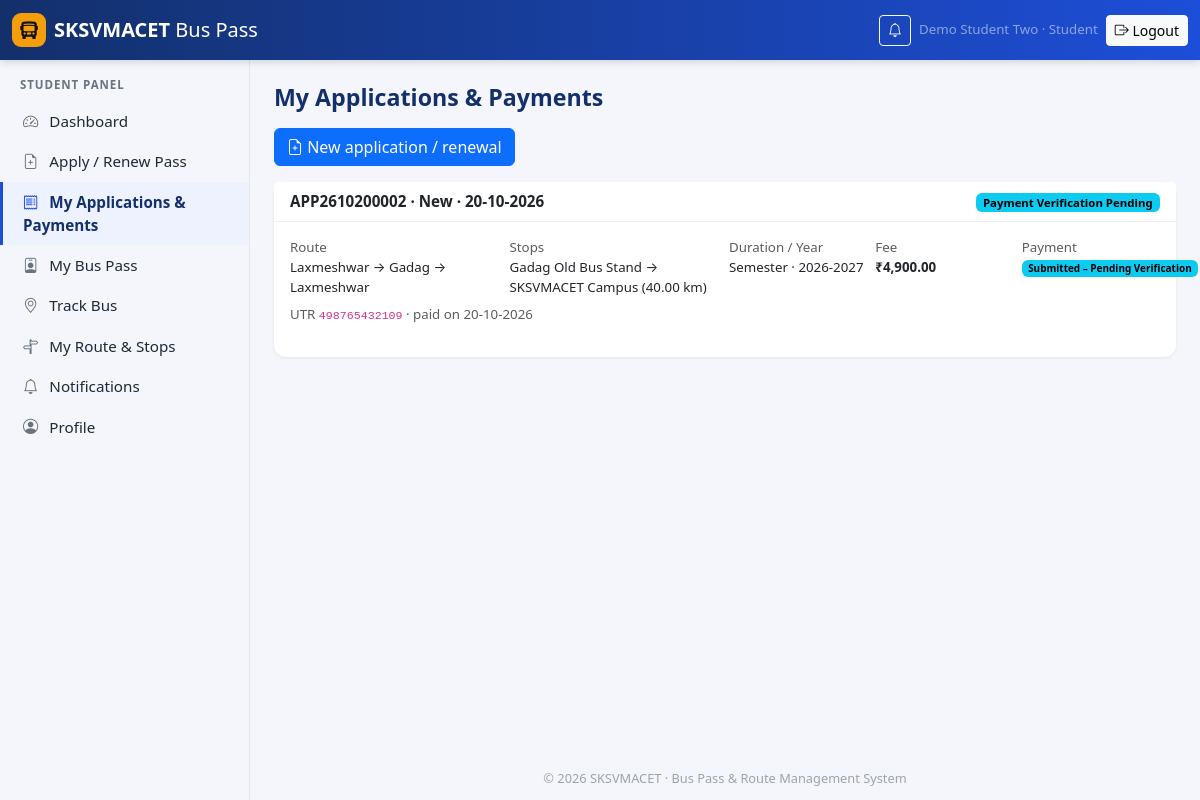
The app's page /student/applications.php (signed in) with its own data.
### tables this page shows
CREATE TABLE users (
    id              INT UNSIGNED AUTO_INCREMENT PRIMARY KEY,
    role            ENUM('student','driver','admin') NOT NULL,
    email           VARCHAR(150) NOT NULL,
    username        VARCHAR(60)  NULL,
    password_hash   VARCHAR(255) NOT NULL,
    full_name       VARCHAR(120) NOT NULL,
    phone           VARCHAR(15)  NULL,
    status          ENUM('active','inactive') NOT NULL DEFAULT 'active',
    last_login_at   DATETIME NULL,
    created_at      DATETIME NOT NULL DEFAULT CURRENT_TIMESTAMP,
    updated_at      DATETIME NOT NULL DEFAULT CURRENT_TIMESTAMP ON UPDATE CURRENT_TIMESTAMP,
    UNIQUE KEY uq_users_email (email),
    UNIQUE KEY uq_users_username (username),
    KEY idx_users_role (role, status)
);

CREATE TABLE bus_pass_applications (
    id                   INT UNSIGNED AUTO_INCREMENT PRIMARY KEY,
    application_no       VARCHAR(20) NOT NULL,
    student_id           INT UNSIGNED NOT NULL,
    route_id             INT UNSIGNED NOT NULL,
    boarding_stop_id     INT UNSIGNED NOT NULL,
    destination_stop_id  INT UNSIGNED NOT NULL,
    academic_year        VARCHAR(9) NOT NULL,
    duration             ENUM('semester','annual','monthly') NOT NULL,
    distance_km          DECIMAL(7,2) NOT NULL,
    fee_amount           DECIMAL(10,2) NOT NULL,
    application_type     ENUM('new','renewal') NOT NULL DEFAULT 'new',
    previous_pass_id     INT UNSIGNED NULL,
    status               ENUM('payment_pending','payment_submitted','pending_approval',
                              'approved','rejected','cancelled') NOT NULL DEFAULT 'payment_pending',
    admin_remarks        VARCHAR(255) NULL,
    reviewed_by          INT UNSIGNED NULL,
    reviewed_at          DATETIME NULL,
    created_at           DATETIME NOT NULL DEFAULT CURRENT_TIMESTAMP,
    updated_at           DATETIME NOT NULL DEFAULT CURRENT_TIMESTAMP ON UPDATE CURRENT_TIMESTAMP,
    UNIQUE KEY uq_app_no (application_no),
    KEY idx_app_status (status),
    KEY idx_app_student (student_id, status),
    CONSTRAINT fk_app_student  FOREIGN KEY (student_id) REFERENCES students(id) ON DELETE CASCADE,
    CONSTRAINT fk_app_route    FOREIGN KEY (route_id) REFERENCES routes(id),
    CONSTRAINT fk_app_board    FOREIGN KEY (boarding_stop_id) REFERENCES bus_stops(id),
    CONSTRAINT fk_app_dest     FOREIGN KEY (destination_stop_id) REFERENCES bus_stops(id),
    CONSTRAINT fk_app_reviewer FOREIGN KEY (reviewed_by) REFERENCES users(id) ON DELETE SET NULL
);

CREATE TABLE routes (
    id             INT UNSIGNED AUTO_INCREMENT PRIMARY KEY,
    route_code     VARCHAR(20)  NOT NULL,
    name           VARCHAR(120) NOT NULL,
    origin         VARCHAR(80)  NOT NULL,
    destination    VARCHAR(80)  NOT NULL,
    is_round_trip  TINYINT(1)   NOT NULL DEFAULT 1,
    description    VARCHAR(255) NULL,
    status         ENUM('active','inactive') NOT NULL DEFAULT 'active',
    created_at     DATETIME NOT NULL DEFAULT CURRENT_TIMESTAMP,
    updated_at     DATETIME NOT NULL DEFAULT CURRENT_TIMESTAMP ON UPDATE CURRENT_TIMESTAMP,
    UNIQUE KEY uq_routes_code (route_code)
);

CREATE TABLE payments (
    id                     INT UNSIGNED AUTO_INCREMENT PRIMARY KEY,
    student_id             INT UNSIGNED NOT NULL,
    application_id         INT UNSIGNED NOT NULL,
    amount                 DECIMAL(10,2) NOT NULL,
    payment_method         VARCHAR(20) NOT NULL DEFAULT 'UPI',
    transaction_reference  VARCHAR(30) NULL,             
    payment_screenshot     VARCHAR(80) NULL,             
    payment_date           DATE NULL,
    status                 ENUM('pending','submitted','verified','rejected') NOT NULL DEFAULT 'pending',
    rejection_reason       VARCHAR(255) NULL,
    submitted_at           DATETIME NULL,
    verified_by            INT UNSIGNED NULL,
    verified_at            DATETIME NULL,
    created_at             DATETIME NOT NULL DEFAULT CURRENT_TIMESTAMP,
    updated_at             DATETIME NOT NULL DEFAULT CURRENT_TIMESTAMP ON UPDATE CURRENT_TIMESTAMP,
    UNIQUE KEY uq_pay_application (application_id),
    UNIQUE KEY uq_pay_utr (transaction_reference),
    KEY idx_pay_status (status),
    CONSTRAINT fk_pay_student FOREIGN KEY (student_id) REFERENCES students(id) ON DELETE CASCADE,
    CONSTRAINT fk_pay_app     FOREIGN KEY (application_id) REFERENCES bus_pass_applications(id) ON DELETE CASCADE,
    CONSTRAINT fk_pay_admin   FOREIGN KEY (verified_by) REFERENCES users(id) ON DELETE SET NULL
);

### config/auth.php (called while the page is built, shortened)
<?php
function dashboard_url(string $role): string
{
    return url($role . '/dashboard.php');
}
function current_user(): ?array
{
    static $user = false;
    if ($user !== false) {
        return $user;
    }
    $id = $_SESSION['user_id'] ?? null;
    $row = q_one('SELECT id, role, email, username, full_name, phone, status FROM users WHERE id = ?', [$id]);
    $user = $row;
    return $user;
}
function current_student(): ?array
{
    static $s = false;
    if ($s === false) {
        $u = current_user();
        $s = ($u && $u['role'] === 'student')
            ? q_one('SELECT * FROM students WHERE user_id = ?', [$u['id']])
            : null;
    }
    return $s;
}
function require_role(string ...$roles): array
{
    $user = current_user();
    return $user;
}

### config/database.php (called while the page is built, shortened)
<?php
function db(): PDO
{
    static $pdo = null;
    if ($pdo instanceof PDO) {
        return $pdo;
    }
    $dsn = sprintf(
        'mysql:host=%s;port=%d;dbname=%s;charset=utf8mb4',
        config('db.host'),
        config('db.port'),
        config('db.name')
    );
    $pdo = new PDO($dsn, config('db.user'), config('db.pass'), [
        PDO::ATTR_ERRMODE            => PDO::ERRMODE_EXCEPTION,
        PDO::ATTR_DEFAULT_FETCH_MODE => PDO::FETCH_ASSOC,
        PDO::ATTR_EMULATE_PREPARES   => false,
        PDO::ATTR_STRINGIFY_FETCHES  => false,
    ]);
    $offset = (new DateTime('now'))->format('P');
    $pdo->exec("SET time_zone = '" . $offset . "'");
    return $pdo;
}
function q(string $sql, array $params = []): PDOStatement
{
    $stmt = db()->prepare($sql);
    $stmt->execute($params);
    return $stmt;
}
function q_one(string $sql, array $params = []): ?array
{
    $row = q($sql, $params)->fetch();
    return $row === false ? null : $row;
}
function q_all(string $sql, array $params = []): array
{
    return q($sql, $params)->fetchAll();
}

### config/config.php (called while the page is built, shortened)
<?php
function env(string $key, ?string $default = null): ?string
{
    static $vars = null;
    if ($vars === null) {
        $vars = [];
        $file = APP_ROOT . '/.env';
    }
    return array_key_exists($key, $vars) ? $vars[$key] : $default;
}
function env_bool(string $key, bool $default = false): bool
{
    $v = env($key);
    if ($v === null) {
        return $default;
    }
    return in_array(strtolower($v), ['1', 'true', 'yes', 'on'], true);
}
function config(string $key): mixed
{
    static $cfg = null;
    if ($cfg === null) {
        $cfg = [
            'app.name'        => env('APP_NAME', 'SKSVMACET Bus Pass & Route Management'),
            'app.college'     => env('APP_COLLEGE', 'SKSVMACET'),
            'app.env'         => env('APP_ENV', 'development'),
            'app.debug'       => env_bool('APP_DEBUG', false),
            'app.url'         => rtrim((string) env('APP_URL', ''), '/'),
            'app.timezone'    => env('APP_TIMEZONE', 'Asia/Kolkata'),
            'app.env_loaded'  => is_readable(APP_ROOT . '/.env'),
            'db.host'         => env('DB_HOST', '127.0.0.1'),
            'db.port'         => (int) env('DB_PORT', '3306'),
            'db.name'         => env('DB_NAME', 'sksvmacet_buspass'),
            'db.user'         => env('DB_USER', 'root'),
            'db.pass'         => env('DB_PASS', ''),
            'session.name'          => env('SESSION_NAME', 'SKSVM_SESSID'),
            'session.idle_minutes'  => (int) env('SESSION_IDLE_MINUTES', '30'),
            'session.absolute_hours'=> (int) env('SESSION_ABSOLUTE_HOURS', '8'),
            'security.force_https'  => env_bool('FORCE_HTTPS', false),
        ];
    }
    return $cfg[$key];
}

### src/services/settings.php (called while the page is built, shortened)
<?php
function setting(string $key, ?string $default = null): ?string
{
    static $cache = null;
    if ($cache === null) {
        $cache = [];
        foreach (q_all('SELECT setting_key, setting_value FROM settings') as $r) {
            $cache[$r['setting_key']] = $r['setting_value'];
        }
    }
    $v = $cache[$key] ?? null;
    if ($v === null || $v === '') {
        return $default ?? (SETTING_DEFAULTS[$key] ?? null);
    }
    return $v;
}
function college_name(): string
{
    return (string) setting('college_name', config('app.college'));
}

### src/services/passes.php (called while the page is built, shortened)
<?php
function expire_passes(): void
{
    $today = date('Y-m-d');
    if (setting('passes_expired_on', '') === $today) {
        return;
    }
}

### src/bootstrap.php (called while the page is built, shortened)
<?php
require __DIR__ . '/../config/config.php';
require __DIR__ . '/../config/database.php';
require __DIR__ . '/helpers.php';
require __DIR__ . '/../config/auth.php';
require __DIR__ . '/services/settings.php';
require __DIR__ . '/services/passes.php';
require __DIR__ . '/views/layout.php';
expire_passes();

### public/student/applications.php (the view, shortened to what this page needs)
<?php
require __DIR__ . '/../../src/bootstrap.php';
require_role('student');
$student = current_student();
$apps = q_all('SELECT a.*, r.name AS route_name, bs.name AS boarding, ds.name AS destination,
                      p.status AS payment_status, p.transaction_reference, p.payment_date, p.rejection_reason, p.id AS payment_id,
                      p.payment_screenshot, bp.pass_number
               FROM bus_pass_applications a
               JOIN routes r ON r.id = a.route_id
               JOIN bus_stops bs ON bs.id = a.boarding_stop_id
               JOIN bus_stops ds ON ds.id = a.destination_stop_id
               LEFT JOIN payments p ON p.application_id = a.id
               LEFT JOIN bus_passes bp ON bp.application_id = a.id
               WHERE a.student_id = ? ORDER BY a.id DESC', [$student['id']]);
page_header('My Applications & Payments', 'applications.php');
?>
<div class="mb-3"><a class="btn btn-primary" href="<?= e(url('student/apply.php')) ?>"><i class="bi bi-file-earmark-plus"></i> New application / renewal</a></div>
<?php foreach ($apps as $a): ?>
<div class="card mb-3">
  <div class="card-header d-flex flex-wrap justify-content-between gap-2">
    <span><?= e($a['application_no']) ?> · <?= e(ucfirst($a['application_type'])) ?> · <?= e(fmt_date($a['created_at'])) ?></span>
    <span><?= status_badge($a['status']) ?> <?= $a['application_type'] === 'renewal' && in_array($a['status'], ['payment_pending', 'payment_submitted', 'pending_approval'], true) ? '<span class="badge text-bg-dark">Renewal Pending</span>' : '' ?></span>
  </div>
  <div class="card-body">
    <div class="row small g-2">
      <div class="col-md-3"><div class="text-muted">Route</div><?= e($a['route_name']) ?></div>
      <div class="col-md-3"><div class="text-muted">Stops</div><?= e($a['boarding'] . ' → ' . $a['destination']) ?> (<?= e($a['distance_km']) ?> km)</div>
      <div class="col-md-2"><div class="text-muted">Duration / Year</div><?= e(ucfirst($a['duration'])) ?> · <?= e($a['academic_year']) ?></div>
      <div class="col-md-2"><div class="text-muted">Fee</div><strong><?= e(money($a['fee_amount'])) ?></strong></div>
      <div class="col-md-2"><div class="text-muted">Payment</div><?= status_badge($a['payment_status']) ?></div>
    </div>
    <?php if ($a['transaction_reference']): ?>
      <div class="small mt-2 text-muted">UTR <code><?= e($a['transaction_reference']) ?></code> · paid on <?= e(fmt_date($a['payment_date'])) ?>
        <?php if ($a['payment_screenshot']): ?> · <a href="<?= e(url('file.php?type=payment&id=' . $a['payment_id'])) ?>" target="_blank" rel="noopener">screenshot</a><?php endif; ?></div>
    <?php endif; ?>
  </div>
</div>
<?php endforeach; ?>
<?php page_footer();

### src/views/layout.php (shortened to what this page needs)
<?php
function render_head(string $title, array $styles = []): void
{
    ?><!doctype html>
<html lang="en">
<head>
<link rel="stylesheet" href="<?= e(asset('vendor/bootstrap/bootstrap.min.css')) ?>">
<link rel="stylesheet" href="<?= e(asset('vendor/bootstrap-icons/bootstrap-icons.min.css')) ?>">
<link rel="stylesheet" href="<?= e(asset('css/app.css')) ?>">
</head>
<?php
}
function page_header(string $title, string $active = '', array $styles = []): void
{
    $user = current_user();
    $role = $user['role'] ?? null;
    render_head($title, $styles);
    ?>
<body class="panel role-<?= e($role ?? 'guest') ?>">
<nav class="navbar navbar-dark topbar sticky-top">
  <div class="container-fluid">
    <div class="d-flex align-items-center gap-2">
      <a class="navbar-brand d-flex align-items-center gap-2" href="<?= e($role ? dashboard_url($role) : url('index.php')) ?>">
        <span class="brand-mark"><i class="bi bi-bus-front-fill"></i></span>
        <span><strong><?= e(college_name()) ?></strong> <span class="d-none d-sm-inline fw-light">Bus Pass</span></span>
      </a>
    </div>
    <?php if ($user): ?>
    <div class="d-flex align-items-center gap-2">
      <a class="btn btn-sm btn-outline-light position-relative" href="<?= e(url($role . '/notifications.php')) ?>" aria-label="Notifications">
        <i class="bi bi-bell"></i>
      </a>
      <span class="text-white-50 small d-none d-md-inline"><?= e($user['full_name']) ?> · <?= e(ucfirst($role)) ?></span>
      <form method="post" action="<?= e(url('logout.php')) ?>" class="m-0">
        <button class="btn btn-sm btn-light" type="submit"><i class="bi bi-box-arrow-right"></i><span class="d-none d-sm-inline"> Logout</span></button>
      </form>
    </div>
    <?php endif; ?>
  </div>
</nav>
<div class="d-flex">
  <?php if ($role): ?>
  <aside class="sidebar offcanvas-lg offcanvas-start" tabindex="-1" id="sidebar" aria-labelledby="sidebarLabel">
    <div class="offcanvas-body flex-column p-0">
      <div class="sidebar-role"><?= e(ucfirst($role)) ?> Panel</div>
      <ul class="nav flex-column">
        <?php foreach (NAV[$role] as [$file, $label, $icon]): ?>
        <li class="nav-item"><a class="nav-link<?= $file === $active ? ' active' : '' ?>" href="<?= e(url($role . '/' . $file)) ?>"><i class="bi bi-<?= e($icon) ?>"></i> <?= e($label) ?></a></li>
        <?php endforeach; ?>
      </ul>
    </div>
  </aside>
  <?php endif; ?>
  <main class="content flex-grow-1">
    <div class="container-fluid py-4 px-3 px-md-4">
      <h1 class="page-title"><?= e($title) ?></h1>
<?php
}
function page_footer(array $scripts = []): void
{
    ?>
    </div>
    <footer class="app-footer">© <?= date('Y') ?> <?= e(college_name()) ?> · Bus Pass &amp; Route Management System</footer>
  </main>
</div>
</body>
</html>
<?php
}
    ?>

### src/helpers.php (shortened to what this page needs)
<?php
function e(mixed $value): string
{
    return htmlspecialchars((string) ($value ?? ''), ENT_QUOTES | ENT_SUBSTITUTE, 'UTF-8');
}
function base_path(): string
{
    static $base = null;
    if ($base !== null) {
        return $base;
    }
    $script = str_replace('\\', '/', (string) ($_SERVER['SCRIPT_NAME'] ?? ''));
    $pos = strpos($script, '/public/');
    if ($pos !== false) {
        $base = substr($script, 0, $pos + 7);
    } else {
        $file = str_replace('\\', '/', (string) ($_SERVER['SCRIPT_FILENAME'] ?? ''));
        $pub  = str_replace('\\', '/', PUBLIC_PATH);
        $rel  = str_starts_with($file, $pub) ? substr($file, strlen($pub)) : $script;
        $base = rtrim(substr($script, 0, strlen($script) - strlen($rel)), '/');
    }
    return $base;
}
function url(string $path = ''): string
{
    return base_path() . '/' . ltrim($path, '/');
}
function asset(string $path): string
{
    $file = PUBLIC_PATH . '/assets/' . ltrim($path, '/');
    $v = is_file($file) ? '?v=' . filemtime($file) : '';
    return url('assets/' . ltrim($path, '/')) . $v;
}
function money(float|string|null $v): string
{
    return '₹' . number_format((float) $v, 2);
}
function fmt_date(?string $v, string $format = 'd-m-Y'): string
{
    return $v ? date($format, strtotime($v)) : '—';
}
function status_badge(?string $status): string
{
    [$label, $color] = STATUS_LABELS[$status ?? ''] ?? [ucwords(str_replace('_', ' ', (string) $status)), 'secondary'];
    return '<span class="badge text-bg-' . $color . '">' . e($label) . '</span>';
}

### records on screen
users: full_name "Demo Student Two", role "Student", role "STUDENT"
bus_pass_applications: application_no "APP2610200002", application_type "New", created_at "20-10-2026", label "Payment Verification Pending Submitted – Pending Verification", route.name "Laxmeshwar → Gadag → Laxmeshwar", destination "Gadag Old Bus Stand → SKSVMACET Campus", distance_km "40.00", duration "Semester", academic_year "2026-2027", fee_amount "₹4,900.00", payments.transaction_reference "498765432109", payments.payment_date "20-10-2026"

### other values on screen
college_name() "SKSVMACET"
$label "Dashboard"
$label "Apply / Renew Pass"
$label "My Applications & Payments"
$label "My Bus Pass"
$label "Track Bus"
$label "My Route & Stops"
$label "Notifications"
$label "Profile"
$title "My Applications & Payments"
